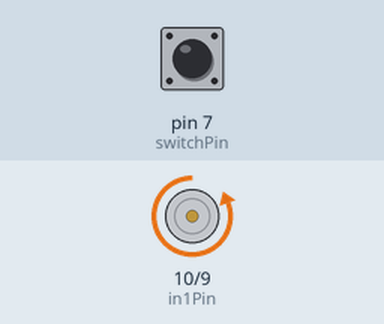
Simulated run of this sketch. Board: Arduino Uno, built with avr-gcc and run on an emulated ATmega328P. Shown: motor-driver pin pairs drawn as motors (green arrow = first pin HIGH = forward, orange = second pin HIGH = backward, longer = more drive, scaled by the enable pin). Inputs (shaded band) come from the test bench; at power-on: pin 7 (switchPin) HIGH.

Above: at 1.2 s.
1.3 s: pin 7 (switchPin) pulled LOW for 0.15 s
At 1.37 s:
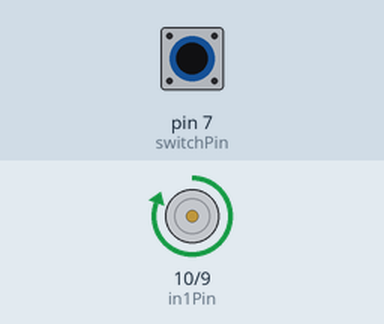
2.9 s: pin 7 (switchPin) pulled LOW for 3.2 s
At 7.5 s:
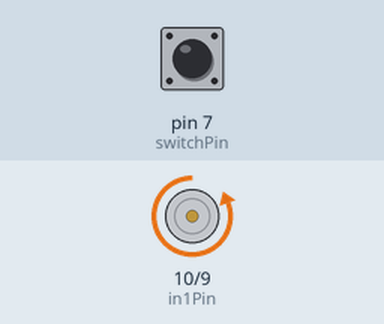
Timing chart, 0 to 9.0 s (numbered marks = the images above; inputs shaded):
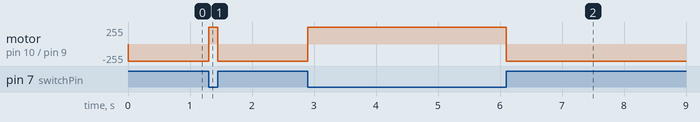

Measured:
- after the input at 1.3 s, motor on pin 10 (in1Pin) / pin 9 (in2Pin): backward 255/255 → forward 255/255 at once, → backward 255/255 0.15 s later
- after the input at 2.9 s, motor on pin 10 (in1Pin) / pin 9 (in2Pin): backward 255/255 → forward 255/255 at once, → backward 255/255 3.2 s later

The sketch:

L293D_Motor.ino
```cpp
int enablePin = 11;
int in1Pin = 10;
int in2Pin = 9;
int switchPin = 7;
int speed = 10; // Default speed value (can be set from 1 to 10)

void setup()
{
  pinMode(in1Pin, OUTPUT);
  pinMode(in2Pin, OUTPUT);
  pinMode(enablePin, OUTPUT);
  pinMode(switchPin, INPUT_PULLUP);
}

void loop()
{
  boolean reverse = digitalRead(switchPin);
  setMotor(speed, reverse);
}

void setMotor(int speed, boolean reverse)
{
  analogWrite(enablePin, map(speed, 1, 10, 0, 255));
  digitalWrite(in1Pin, !reverse);
  digitalWrite(in2Pin, reverse);
}
```
